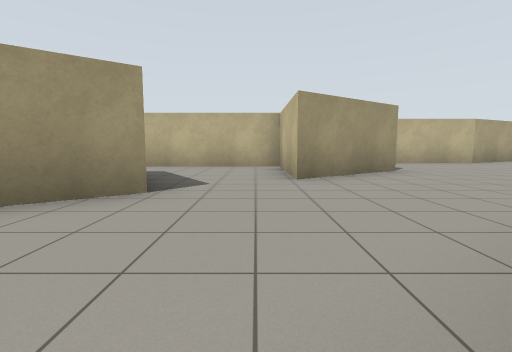
[1] (above)

17 first-person views from a walk through a world built for the Gazebo simulator. The camera is 0.94 m above the floor, tilts 6° down and sees 85° across. The floor is counted in squares, 2 m on a side. Each view is taken from the middle of a square. On the plan, view 1 faces up. The plan holds only what a view shows up to about 9 squares ahead; the rest is blank.

[2]
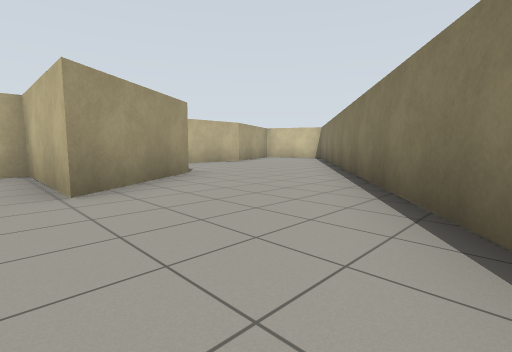

[3]
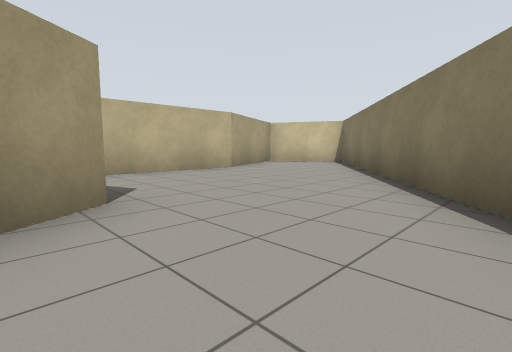

[4]
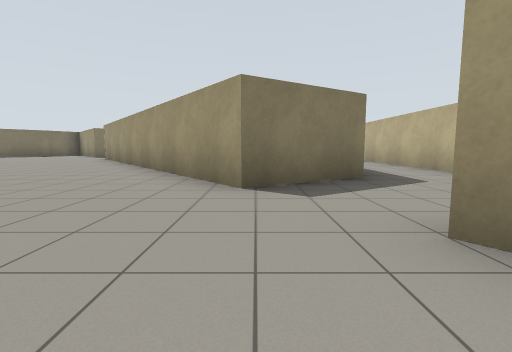

[5]
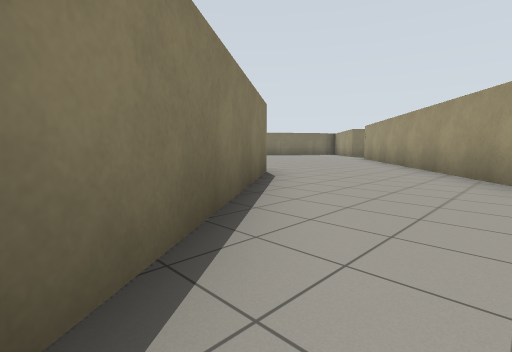

[6]
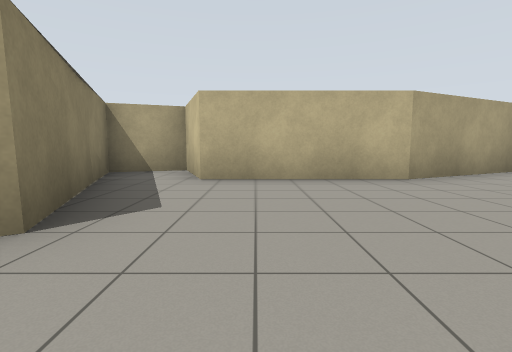

[7]
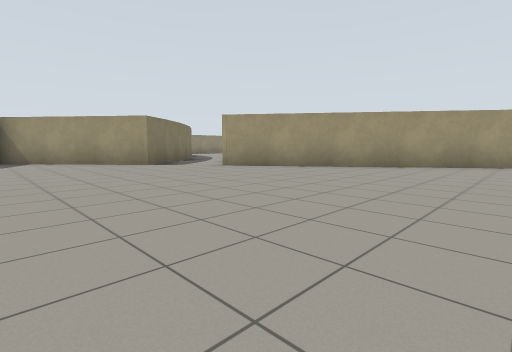

[8]
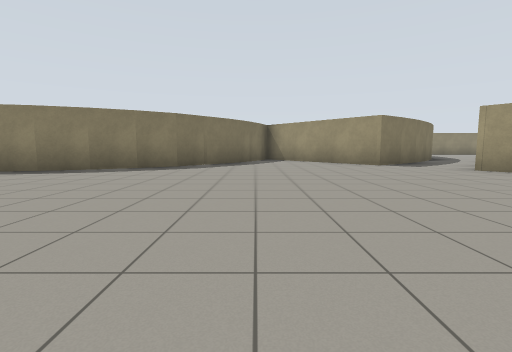

[9]
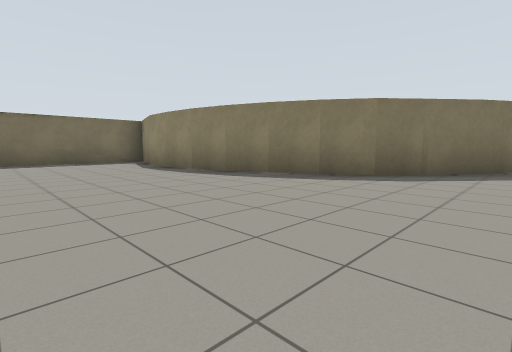

[10]
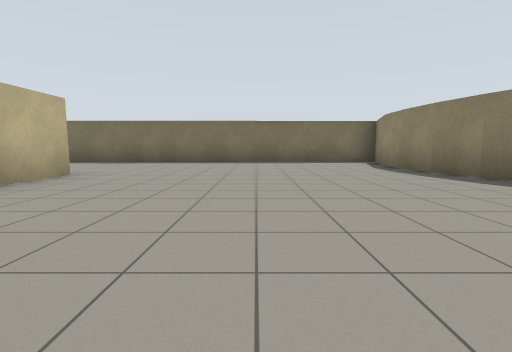

[11]
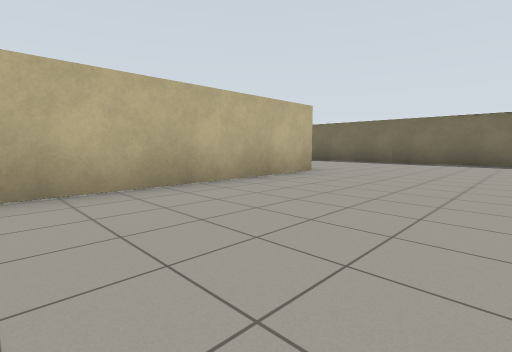

[12]
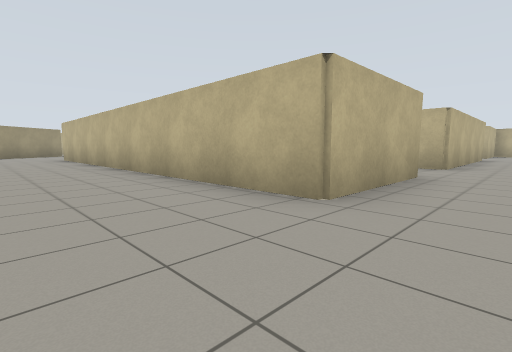

[13]
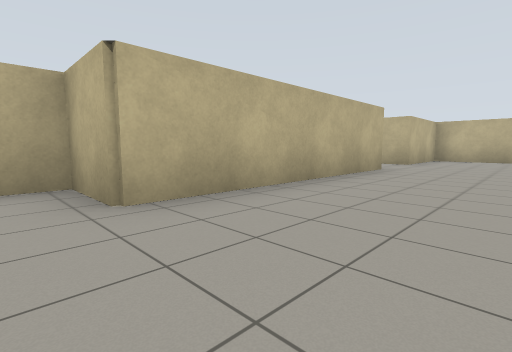

[14]
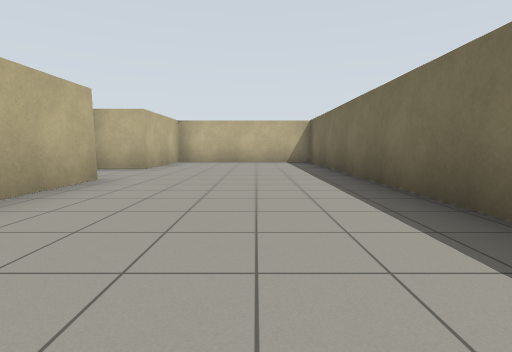

[15]
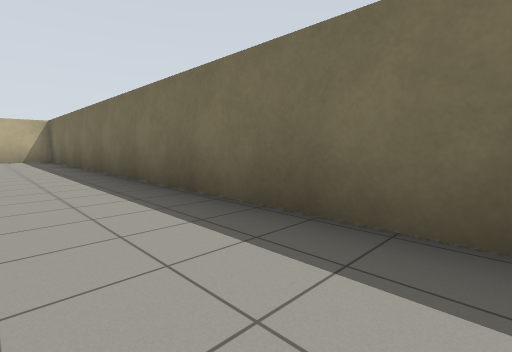

[16]
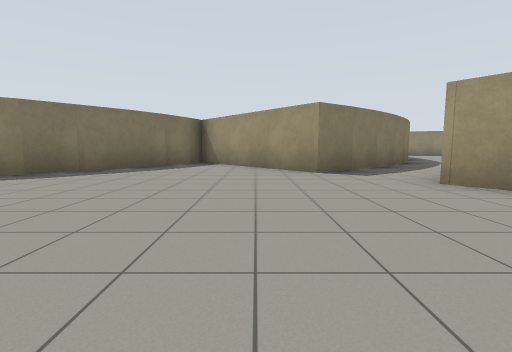

[17]
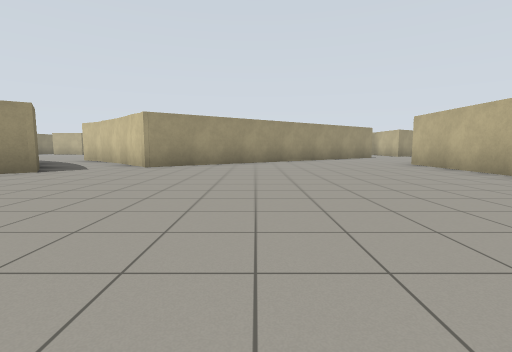

### Floor plan
Points are (right, up) in squares from view 1. A wall is a line through its corners. A room is listed if a view was taken in it or the views show most of it. See-through windows are left out.
Room 1 (views 1, 2)
walls: (-1.9, -1.6) (1.9, 1.2); (-2.3, 4.7) (-1.1, 2.8) (-5.7, -0.6)
ways out: opening at (1.5, 2.5) to room 2; opening at (-4, -1) to room 3; opening at (-0.5, 4)
Room 2 (views 3, 4, 5, 6)
walls: (2.5, 5.5) (0.6, 4.1); (8.8, 9.2) (6.2, 8) (3.2, 8) (2.6, 9.6) (1.3, 9.1) (2.7, 5.5) (1.1, 4.4); (1.9, 1.2) (10, 7.2) (9.3, 8.6)
ways out: opening at (1.5, 2.5) to room 1
Room 3 (views 7, 8, 9, 10, 11, 12, 13, 14, 15, 16, 17)
walls: (0.9, -11.7) (-1.9, -11.7) (-1.9, -1.6); (-8.4, -11.2) (-8.2, -12.2); (-8.2, -12.1) (-8.1, -13.1); (-8.7, -10.3) (-8.4, -11.3); (-8.1, -12.9) (-8.2, -13.9) (-8.7, -15.6) (12.5, -15.6) (12.5, -11.7) (9.9, -11.7) (9.9, -10.5); (-9.2, -9.6) (-8.7, -10.4); (-9.7, -8.8) (-9.1, -9.6); (-11.1, -7.6) (-9.6, -8.9); (-8.5, -2.6) (-10.7, -0.5); (-11.9, -7.2) (-10.2, -8.2); (-5.7, -0.6) (-8.5, -2.7) (-9.5, -1.4); (-12.9, -6.7) (-11.8, -7.2); (8, -11.7) (2.7, -11.7) (2.7, -10.4) (2.1, -10.4); (-11.2, -2.2) (-10.1, -3.8) (-13.6, -6.5); (-10.6, -0.4) (-10.9, -0.1); (-12.7, -0.9) (-11.2, -2.4)
ways out: opening at (-4, -1) to room 1; opening at (-12, -1)

Positions as (right, up) in squares from view 1, and headings:
1: (0, 0), facing up
2: (0, 1), facing up-right
3: (2, 3), facing up-right
4: (2, 3), facing left
5: (2, 2), facing down-left
6: (4, 4), facing up
7: (-3, -7), facing up-left
8: (-3, -7), facing left
9: (-5, -7), facing down-left
10: (-5, -7), facing down
11: (-5, -7), facing down-right
12: (-4, -13), facing up-right
13: (2, -14), facing up-right
14: (4, -14), facing right
15: (2, -14), facing down-right
16: (-5, -5), facing left
17: (-6, -9), facing up
